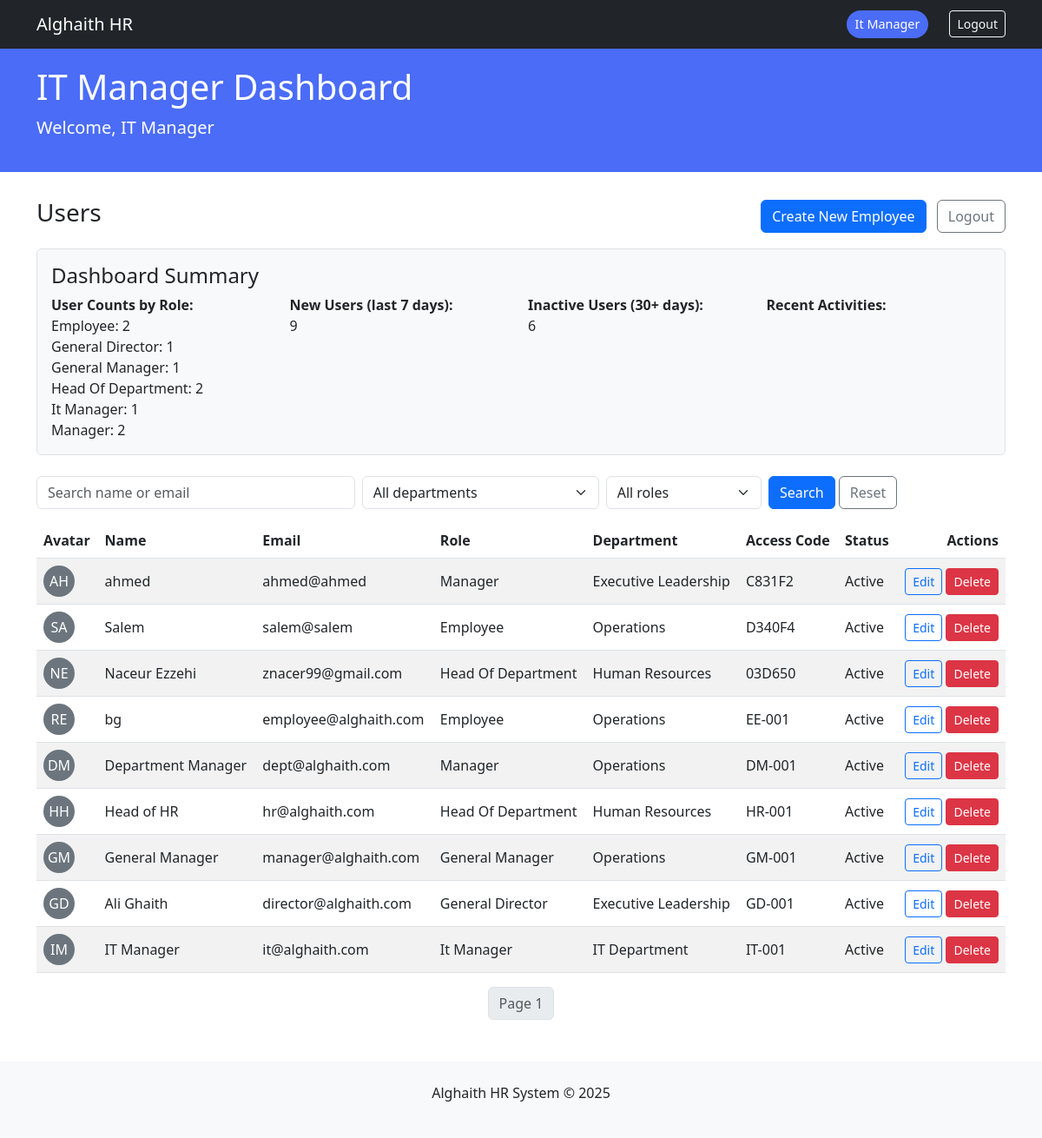
The app's page /dashboard/it_manager (signed in) with its own data.
### core/models.py (models this page shows, shortened)
class User(db.Model, UserMixin):
    __tablename__ = 'users'
    id = db.Column(db.Integer, primary_key=True)
    email = db.Column(db.String(120), unique=True, nullable=False)
    password_hash = db.Column(db.String(200), nullable=False)
    name = db.Column(db.String(100), nullable=False)
    role = db.Column(db.String(50), nullable=False)
    avatar = db.Column(db.String(2), nullable=False)
    access_code = db.Column(db.String(20), unique=True, nullable=False)
    department_id = db.Column(db.Integer, db.ForeignKey('departments.id'))
    created_at = db.Column(db.DateTime, default=datetime.utcnow)
    last_login = db.Column(db.DateTime)
    login_count = db.Column(db.Integer, default=0)
    is_active = db.Column(db.Boolean, default=True, nullable=False)
    department = db.relationship('Department', back_populates='members')
    @property
    def is_authenticated(self):
        return True

class Department(db.Model):
    __tablename__ = 'departments'
    id = db.Column(db.Integer, primary_key=True)
    name = db.Column(db.String(100), unique=True, nullable=False)
    description = db.Column(db.Text)
    created_at = db.Column(db.DateTime, default=datetime.utcnow)
    members = db.relationship('User', back_populates='department', lazy='dynamic')

### modules/dashboard/routes.py (the view)
@dashboard_bp.route('/it_manager')
@login_required
@role_required(['it_manager',])
def it_manager_dashboard():
    q = (request.args.get('q') or '').strip()
    role_filter = (request.args.get('role') or '').strip()
    dept_filter = (request.args.get('department') or '').strip()
    try:
        page = max(int(request.args.get('page', 1)), 1)
    except Exception:
        page = 1
    per_page = 10
    query = User.query
    if q:
        like = f"%{q}%"
        query = query.filter(or_(User.name.ilike(like), User.email.ilike(like)))
    if role_filter:
        query = query.filter(User.role == role_filter)
    if dept_filter:
        try:
            dept_id = int(dept_filter)
            query = query.filter(User.department_id == dept_id)
        except ValueError:
            pass
    total = query.count()
    users = query.order_by(User.created_at.desc()).limit(per_page).offset((page - 1) * per_page).all()
    departments = Department.query.order_by(Department.name).all()
    user_counts = db.session.query(
        User.role,
        func.count(User.id)
    ).group_by(User.role).all()
    week_ago = datetime.utcnow() - timedelta(days=7)
    new_users_count = User.query.filter(User.created_at >= week_ago).count()
    month_ago = datetime.utcnow() - timedelta(days=30)
    inactive_users_count = User.query.filter(
        or_(User.last_login == None, User.last_login < month_ago)
    ).count()
    recent_activities = ActivityLog.query.order_by(ActivityLog.timestamp.desc()).limit(10).all()
    return render_template(
        'dashboard/it_manager.html',
        user=current_user,
        user_list=users,
        total=total,
        page=page,
        per_page=per_page,
        departments=departments,
        q=q,
        role_filter=role_filter,
        dept_filter=dept_filter,
        user_counts=user_counts,
        new_users_count=new_users_count,
        inactive_users_count=inactive_users_count,
        recent_activities=recent_activities,
    )

### modules/auth/forms.py
class LogoutForm(FlaskForm):
    submit = SubmitField('Logout')

### app.py (called while the page is built)
@login_manager.user_loader
def load_user(user_id):
    from core.models import User
    return db.session.get(User, int(user_id))

### templates/dashboard/it_manager.html (shortened to what this page needs)
{% extends "dashboard/base_dashboard.html" %}
{% block dashboard_title %}IT Manager Dashboard{% endblock %}
{% block dashboard_content %}
<div class="mb-3 d-flex justify-content-between align-items-center">
    <h3>Users</h3>
    <div>
        <a href="{{ url_for('dashboard.it_manager_create_employee') }}" class="btn btn-primary">Create New Employee</a>
        <a href="{{ url_for('auth.logout') }}" class="btn btn-outline-secondary ms-2">Logout</a>
    </div>
</div>
<div class="mb-4 p-3 border rounded bg-light">
    <h4>Dashboard Summary</h4>
    <div class="row g-3">
      <div class="col-md-3">
        <strong>User Counts by Role:</strong>
        <ul class="list-unstyled mb-0">
          {% for role, count in user_counts %}
            <li>{{ role|replace('_',' ')|title }}: {{ count }}</li>
          {% endfor %}
        </ul>
      </div>
      <div class="col-md-3">
        <strong>New Users (last 7 days):</strong>
        <p>{{ new_users_count }}</p>
      </div>
      <div class="col-md-3">
        <strong>Inactive Users (30+ days):</strong>
        <p>{{ inactive_users_count }}</p>
      </div>
      <div class="col-md-3">
        <strong>Recent Activities:</strong>
      </div>
    </div>
  </div>
<form method="GET" action="{{ url_for('dashboard.it_manager_dashboard') }}" class="row g-2 mb-3">
  <div class="col-md-4">
    <input name="q" value="{{ q }}" class="form-control" placeholder="Search name or email">
  </div>
  <div class="col-md-3">
    <select name="department" class="form-select">
      <option value="">All departments</option>
    </select>
  </div>
  <div class="col-md-2">
    <select name="role" class="form-select">
      <option value="">All roles</option>
    </select>
  </div>
  <div class="col-md-3">
    <button class="btn btn-primary" type="submit">Search</button>
    <a class="btn btn-outline-secondary" href="{{ url_for('dashboard.it_manager_dashboard') }}">Reset</a>
  </div>
</form>
<div class="table-responsive">
  <table class="table table-striped align-middle">
    <thead>
      <tr>
        <th>Avatar</th>
        <th>Name</th>
        <th>Email</th>
        <th>Role</th>
        <th>Department</th>
        <th>Access Code</th>
        <th>Status</th>
        <th class="text-end">Actions</th>
      </tr>
    </thead>
    <tbody>
      {% for u in user_list %}
      <tr>
        <td>
          <div style="width:36px;height:36px;border-radius:50%;background:#6c757d;color:#fff;display:inline-flex;align-items:center;justify-content:center;">
            {{ u.avatar }}
          </div>
        </td>
        <td>{{ u.name }}</td>
        <td>{{ u.email }}</td>
        <td>{{ u.role|replace('_',' ')|title }}</td>
        <td>{{ u.department.name if u.department else '-' }}</td>
        <td>{{ u.access_code or '-' }}</td>
        <td>{{ 'Active' if u.is_active else 'Inactive' }}</td>
        <td class="text-end">
          <a href="{{ url_for('dashboard.it_manager_edit_employee', id=u.id) }}" class="btn btn-sm btn-outline-primary">Edit</a>
          <form method="POST" action="{{ url_for('dashboard.it_manager_delete_employee', id=u.id) }}" style="display:inline;">
            <button type="submit" class="btn btn-sm btn-danger" onclick="return confirm('Delete {{ u.name }}?');">Delete</button>
          </form>
        </td>
      </tr>
      {% else %}
      <tr><td colspan="8" class="text-center">No users found</td></tr>
      {% endfor %}
    </tbody>
  </table>
</div>
<nav aria-label="User pages">
  <ul class="pagination justify-content-center">
    <li class="page-item disabled"><span class="page-link">Page {{ page }}</span></li>
  </ul>
</nav>
{% endblock %}

### templates/dashboard/base_dashboard.html (shortened to what this page needs)
<!DOCTYPE html>
<html>
<head>
    <link href="https://cdn.jsdelivr.net/npm/bootstrap@5.3.0/dist/css/bootstrap.min.css" rel="stylesheet">
</head>
<body>
    <nav class="navbar navbar-expand-lg navbar-dark bg-dark">
        <div class="container">
            <a class="navbar-brand" href="#">Alghaith HR</a>
            <div class="d-flex align-items-center">
                <span class="role-indicator me-3">{{ current_user.role|replace('_', ' ')|title }}</span>
                {% if current_user.is_authenticated %}
                <form method="post" action="{{ url_for('auth.logout') }}" class="ms-2 d-inline">
                    <button type="submit" class="btn btn-sm btn-outline-light">Logout</button>
                </form>
                {% endif %}
            </div>
        </div>
    </nav>
    <div class="role-header">
        <div class="container">
            <h1>{% block dashboard_title %}Dashboard{% endblock %}</h1>
            <p class="lead">Welcome, {{ current_user.name }}</p>
        </div>
    </div>
    <div class="container">
        {% block dashboard_content %}{% endblock %}
    </div>
    <footer class="mt-5 py-4 bg-light">
        <div class="container text-center">
            <p>Alghaith HR System &copy; 2025</p>
        </div>
    </footer>
</body>
</html>

### templates/dashboard/base_dashboard.html (style rules this page uses)
:root { --role-color: #4a6cf7; }
.role-header { background: var(--role-color); color: white; padding: 20px 0; margin-bottom: 30px; }
.role-indicator { background: var(--role-color); color: white; padding: 5px 10px; border-radius: 20px; font-size: 0.9rem; }

### records on screen
User: role "It Manager", name "IT Manager", name "It Manager", count "1", avatar "IM", email "it@alghaith.com", department "IT Department", access_code "IT-001", is_active "Active"
User: name "General Manager", is_active "1", avatar "GM", email "manager@alghaith.com", role "General Manager", department "Operations", access_code "GM-001", is_active "Active"
User: avatar "AH", name "ahmed", email "ahmed@ahmed", role "Manager", department "Executive Leadership", access_code "C831F2", is_active "Active"
User: avatar "SA", name "Salem", email "salem@salem", role "Employee", department "Operations", access_code "D340F4", is_active "Active"
User: avatar "NE", name "Naceur Ezzehi", email "znacer99@gmail.com", role "Head Of Department", department "Human Resources", access_code "03D650", is_active "Active"
User: avatar "RE", name "bg", email "employee@alghaith.com", role "Employee", department "Operations", access_code "EE-001", is_active "Active"
User: avatar "DM", name "Department Manager", email "dept@alghaith.com", role "Manager", department "Operations", access_code "DM-001", is_active "Active"
User: avatar "HH", name "Head of HR", email "hr@alghaith.com", role "Head Of Department", department "Human Resources", access_code "HR-001", is_active "Active"
User: avatar "GD", name "Ali Ghaith", email "director@alghaith.com", role "General Director", department "Executive Leadership", access_code "GD-001", is_active "Active"

### other values on screen
{{ role|replace('_',' ')|title }} "Employee" "General Director" "Head Of Department" "Manager"
{{ count }} "2" "1" "2" "2"
{{ new_users_count }} "9"
{{ inactive_users_count }} "6"
{{ page }} "1"
